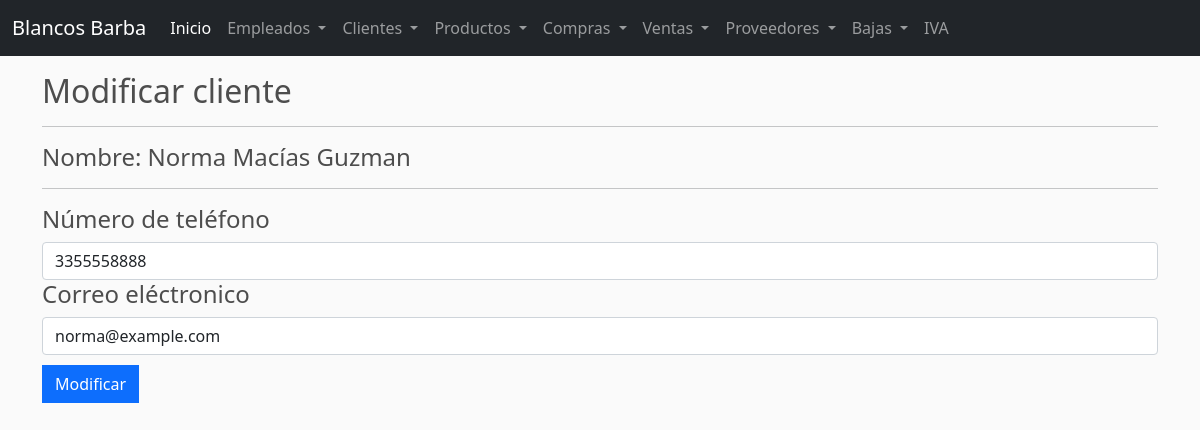
The page /mclient/3 on the database its author committed.
### barba/models.py (models this page shows, shortened)
class Cliente(models.Model):
    nombre = models.CharField(max_length=50,null=True)
    apellidos = models.CharField(max_length=50,null=True)
    correo = models.CharField(max_length=50,null=True)
    telefono = models.CharField(max_length=50,null=True)

### barba/views.py (the view)
# urls.py: path('mclient/<str:pk>',views.mclient, name='mclient'),
def mclient(request,pk):
    if request.method == 'POST':
        form = ModifyClienteForm(request.POST)
        if form.is_valid():
            cliente = Cliente.objects.get(pk=pk)
            cliente.correo = request.POST['correo']
            cliente.telefono = request.POST['telefono']
            cliente.save()
            return redirect('clients')
        else:
            cliente = Cliente.objects.get(pk=pk)
            context = {
                'cliente': cliente,
            }
            messages.error(request, 'No dejes campos en blanco por favor')
            return render(request,'mclient.html',context)
    else:
        cliente = Cliente.objects.get(pk=pk)
        context = {
            'cliente': cliente,
        }
        return render(request, 'mclient.html', context)

### barba/templates/mclient.html (shortened to what this page needs)
{% extends 'base.html' %}
{% block content %}
<div class="container">
    <h2>Modificar cliente</h2>
    <hr>
    <h4>Nombre: {{cliente.nombre}} {{cliente.apellidos}}</h4>
    <hr>
    <form method="POST" action="" enctype="multipart/form-data">
        <div class="form-group">
            <h4>Número de teléfono</h4>
            <input type="number" class="form-control" placeholder="Número teléfono del cliente" value="{{ cliente.telefono }}" name="telefono">
        </div>
        <div class="form-group">
            <h4>Correo eléctronico</h4>
            <input type="email" class="form-control" placeholder="Correo electrónico del cliente" value="{{ cliente.correo }}" name="correo">
        </div>
        <button type="submit" class="btn btn-primary" style="margin-top: 10px;">Modificar</button>
    </form>
</div>
{% endblock %}

### static/main.css (style rules this page uses)
body { background-color: hsl(0, 0%, 98%); }
h1,h2,h3,h4,h5,h6 { color:hsl(0, 0%, 30%); }
.btn { border-radius: 0; }

### rows shown on the page
Cliente: nombre "Norma", apellidos "Macías Guzman", telefono "3355558888", correo "norma@example.com"
